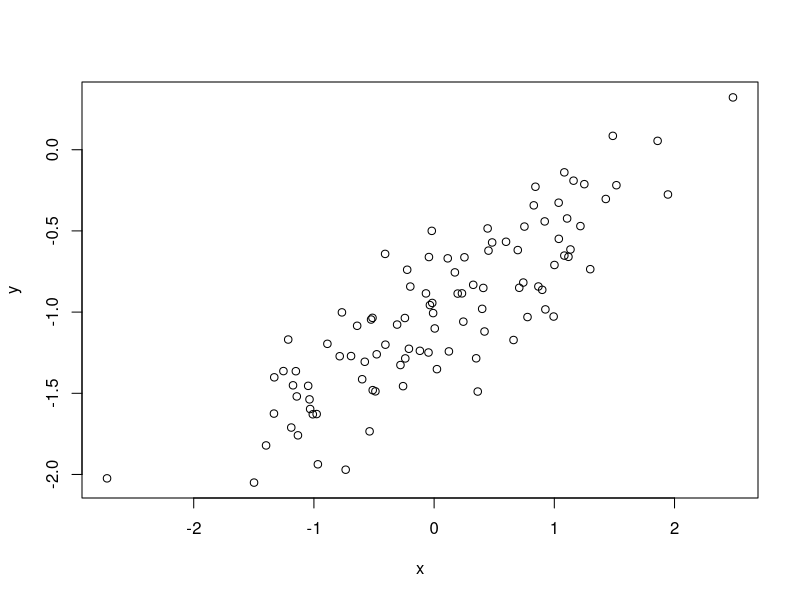
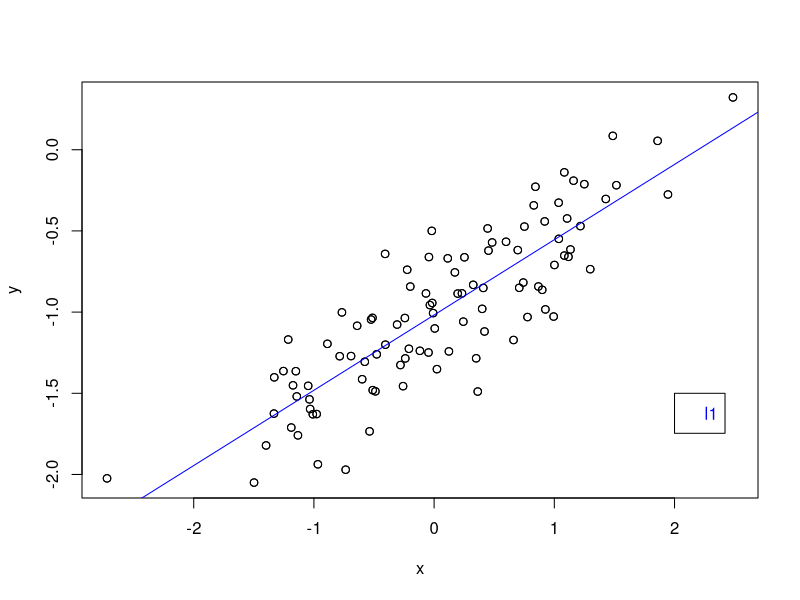
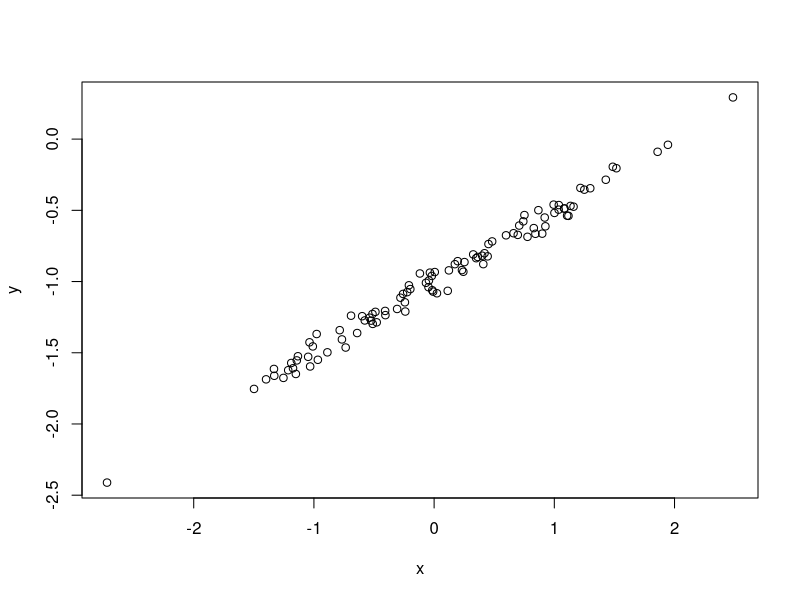
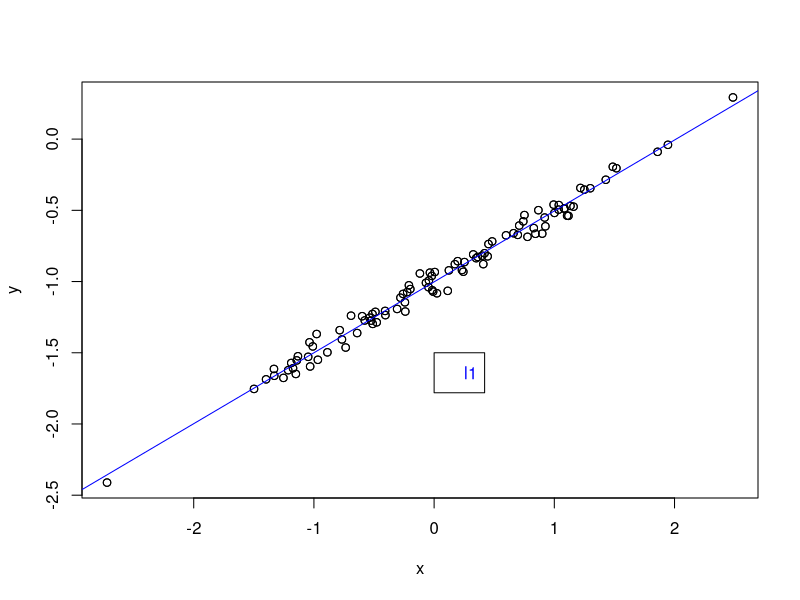
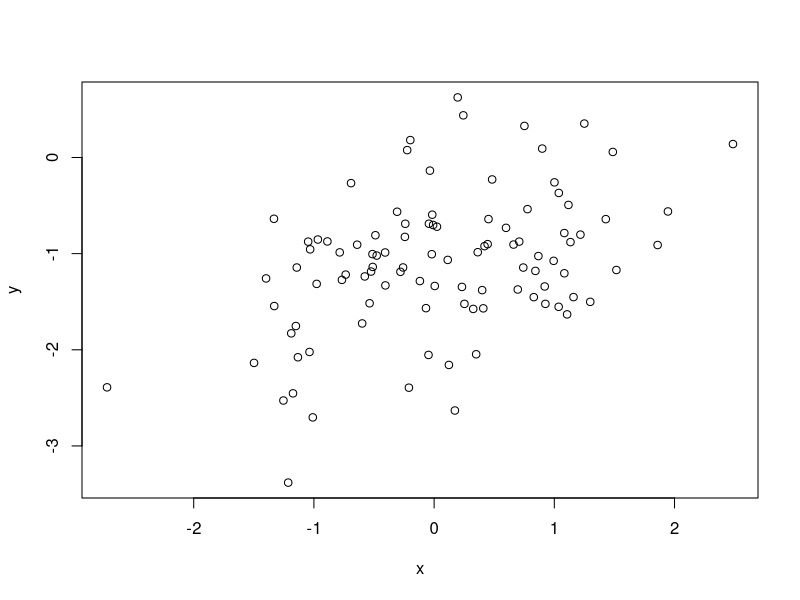
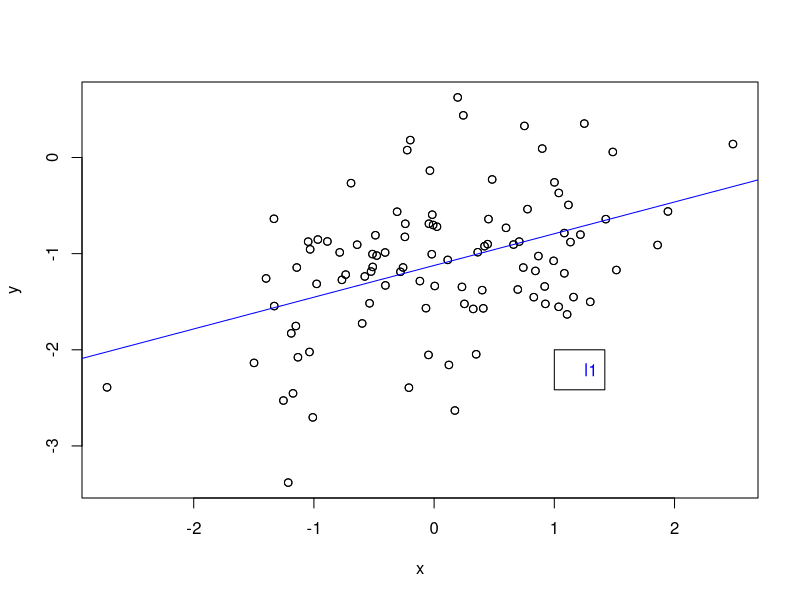
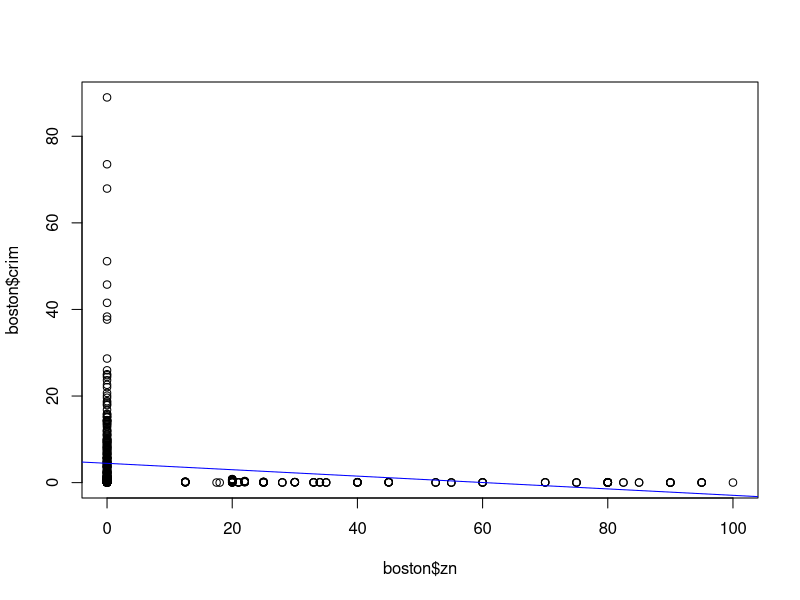
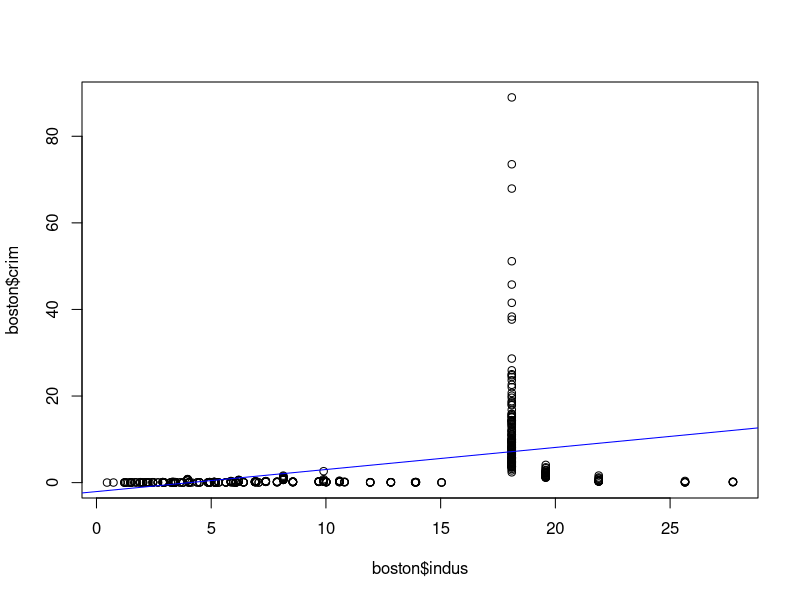

R code for these plots, in order:
#Ex 1
set.seed(1597)
n = 100
x = rnorm(n, 0, 1)
eps = rnorm(n, 0, 0.25)
y = -1 + 0.5*x + eps
length(y) #100
#b0 = -1; b1 = 0.5
plot(y ~ x)
l1 = lm(y ~ x)
summary(l1)
l1$coefficients  #-1.0177073   0.4636082 

plot(y~x)
points(y~x)
abline(l1, lwd = 1, col = "blue")
legend(x = 2, y = -1.5,"l1", text.col = "blue")
confint(l1)
#2.5 %     97.5 %
#  (Intercept) -1.0691240 -0.9662907
#x            0.4074343  0.5197821
#-------------------------------------

eps = rnorm(n, 0, 0.05)
y = -1 + 0.5*x + eps
length(y) #100
#b0 = -1; b1 = 0.5
plot(y ~ x)
l1 = lm(y ~ x)
summary(l1)
l1$coefficients  # -1.0020461   0.4979084

plot(y~x)
points(y~x)
abline(l1, lwd = 1, col = "blue")
legend(x = 0, y = -1.5,"l1", text.col = "blue")
confint(l1)

#-----------------------
eps = rnorm(n, 0, 0.75)
y = -1 + 0.5*x + eps
length(y) #100
#b0 = -1; b1 = 0.5
plot(y ~ x)
l1 = lm(y ~ x)
summary(l1)
l1$coefficients  # -1.1227244   0.3301253

plot(y~x)
points(y~x)
abline(l1, lwd = 1, col = "blue")
legend(x = 1, y = -2,"l1", text.col = "blue")
confint(l1)

#Ex 2
library(MASS)
boston = Boston
?Boston

eps2 = rnorm(length(boston$crim), 0, 0.25)

a_coeffs = vector(length = 13)

#zn
l1 = lm(crim ~ zn, data = boston)
summary(l1)
l1$coefficients
a_coeffs[1] = l1$coefficients[2]
plot(boston$crim~boston$zn)
abline(l1, lwd = 1, col = "blue")

l1 = lm(crim ~ poly(zn,3) + eps2, data = boston)
l1$coefficients
summary(l1)


#indus
l1 = lm(crim ~ indus, data = boston)
summary(l1)
l1$coefficients # -2.0637426   0.5097763 
a_coeffs[2] = l1$coefficients[2]
plot(boston$crim~boston$indus)
abline(l1, lwd = 1, col = "blue")

l1 = lm(crim ~ poly(indus,3) + eps2, data = boston)
l1$coefficients
summary(l1)

#chas
l1 = lm(crim ~ chas, data = boston)
summary(l1)
l1$coefficients
a_coeffs[3] = l1$coefficients[2]
plot(boston$crim~boston$chas)
abline(l1, lwd = 1, col = "blue")

#всего два значения


#nox
l1 = lm(crim ~ nox, data = boston)
summary(l1)
l1$coefficients
a_coeffs[4] = l1$coefficients[2]
plot(boston$crim~boston$nox)
abline(l1, lwd = 1, col = "blue")

l1 = lm(crim ~ poly(nox,3) + eps2, data = boston)
l1$coefficients

#rm 
l1 = lm(crim ~ rm, data = boston)
summary(l1)
l1$coefficients
a_coeffs[5] = l1$coefficients[2]
plot(boston$crim~boston$rm)
abline(l1, lwd = 1, col = "blue")

l1 = lm(crim ~ poly(rm,3) + eps2, data = boston)
l1$coefficients
summary(l1)

#age
l1 = lm(crim ~ age, data = boston)
summary(l1)
l1$coefficients
a_coeffs[6] = l1$coefficients[2]
plot(boston$crim~boston$age)
abline(l1, lwd = 1, col = "blue")

l1 = lm(crim ~ poly(age,3) + eps2, data = boston)
l1$coefficients
summary(l1)

#dis
l1 = lm(crim ~ dis, data = boston)
summary(l1)
l1$coefficients
a_coeffs[7] = l1$coefficients[2]
plot(boston$crim~boston$dis)
abline(l1, lwd = 1, col = "blue")

l1 = lm(crim ~ poly(dis,3) + eps2, data = boston)
l1$coefficients
summary(l1)

#rad

l1 = lm(crim ~ rad, data = boston)
summary(l1)
l1$coefficients
a_coeffs[8] = l1$coefficients[2]
plot(boston$crim~boston$rad)
abline(l1, lwd = 1, col = "blue")

l1 = lm(crim ~ poly(rad,3) + eps2, data = boston)
l1$coefficients
summary(l1)

#tax
l1 = lm(crim ~ tax, data = boston)
summary(l1)
l1$coefficients
a_coeffs[9] = l1$coefficients[2]
plot(boston$crim~boston$tax)
abline(l1, lwd = 1, col = "blue")

l1 = lm(crim ~ poly(tax,3) + eps2, data = boston)
l1$coefficients
summary(l1)

#ptratio

l1 = lm(crim ~ ptratio, data = boston)
summary(l1)
l1$coefficients
a_coeffs[10] = l1$coefficients[2]
plot(boston$crim~boston$ptratio)
abline(l1, lwd = 1, col = "blue")

l1 = lm(crim ~ poly(ptratio,3) + eps2, data = boston)
l1$coefficients
summary(l1)

#black

l1 = lm(crim ~ black, data = boston)
summary(l1)
l1$coefficients
a_coeffs[11] = l1$coefficients[2]
plot(boston$crim~boston$black)
abline(l1, lwd = 1, col = "blue")

l1 = lm(crim ~ poly(black,3) + eps2, data = boston)
l1$coefficients
summary(l1)

#lstat
l1 = lm(crim ~ lstat, data = boston)
summary(l1)
l1$coefficients
a_coeffs[12] = l1$coefficients[2]
plot(boston$crim~boston$lstat)
abline(l1, lwd = 1, col = "blue")

l1 = lm(crim ~ poly(lstat,3) + eps2, data = boston)
l1$coefficients
summary(l1)

#medv

l1 = lm(crim ~ medv, data = boston)
summary(l1)
l1$coefficients
a_coeffs[13] = l1$coefficients[2]
plot(boston$crim~boston$medv)
abline(l1, lwd = 1, col = "blue")

l1 = lm(crim ~ poly(medv,3) + eps2, data = boston)
l1$coefficients
summary(l1)

pairs(Boston)

l1 = lm(crim ~ ., data = boston)
summary(l1)
b_coeffs = l1$coefficients[2:14]
coeffs = data.frame(x = a_coeffs, y = b_coeffs)
coeffs
plot(coeffs, xlim = c(-10,30), ylim = c(-10,30))